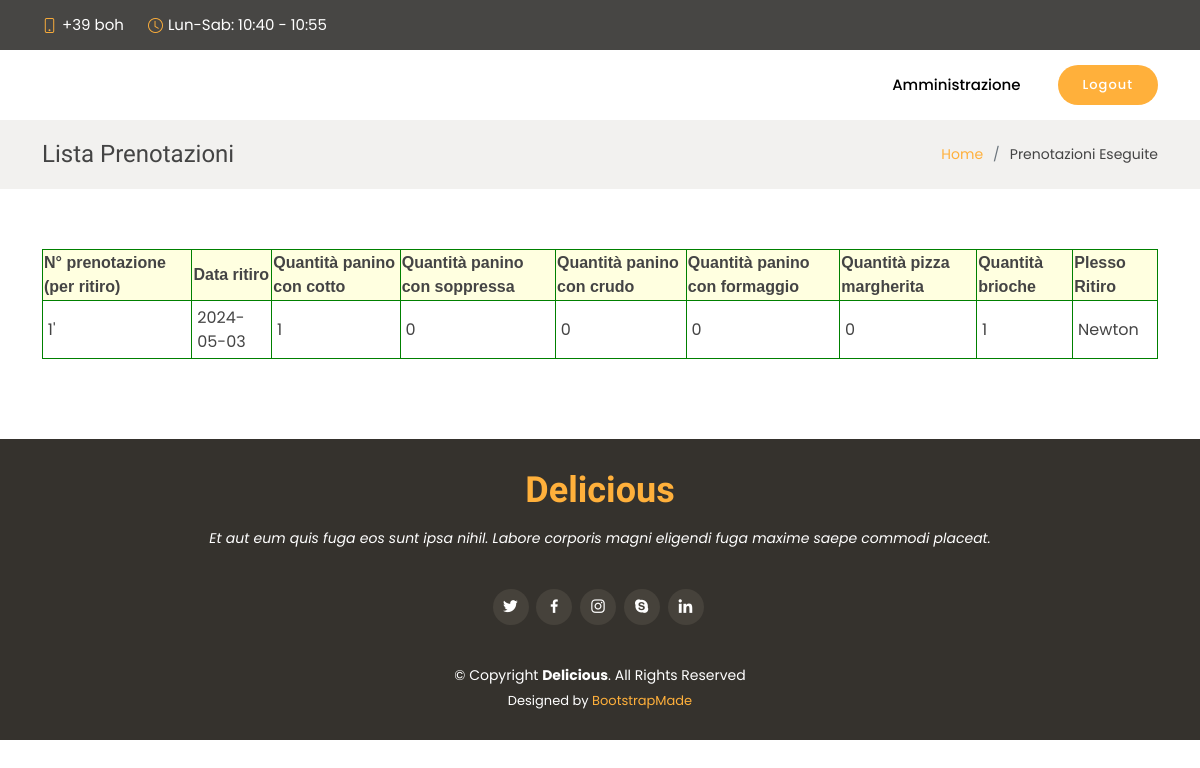
Screenshot of /prenotazioni.php (signed in) with the database file from the repository.
### tables this page shows
CREATE TABLE `prenotazioni` (
  `n_prenotazione` int(11) NOT NULL,
  `data_ritiro` date NOT NULL,
  `username` varchar(30) NOT NULL COMMENT 'username che ha eseguito la prenotazione',
  `Panino con cotto` varchar(30) NOT NULL,
  `Pizza Margherita` varchar(30) NOT NULL,
  `Panino con soppressa` varchar(30) NOT NULL,
  `Panino con crudo` varchar(30) NOT NULL,
  `Panino con formaggio` varchar(30) NOT NULL,
  `Brioche` varchar(30) NOT NULL,
  `plesso_ritiro` varchar(10) NOT NULL
);

### prenotazioni.php (the view, shortened to what this page needs)
<!DOCTYPE html>
<html lang="en">
<head>
  <link href="assets/vendor/animate.css/animate.min.css" rel="stylesheet">
  <link href="assets/vendor/bootstrap/css/bootstrap.min.css" rel="stylesheet">
  <link href="assets/vendor/bootstrap-icons/bootstrap-icons.css" rel="stylesheet">
  <link href="assets/vendor/boxicons/css/boxicons.min.css" rel="stylesheet">
  <link href="assets/vendor/glightbox/css/glightbox.min.css" rel="stylesheet">
  <link href="assets/vendor/swiper/swiper-bundle.min.css" rel="stylesheet">
  <link href="assets/css/style.css" rel="stylesheet">
</head>
<body>
  <section id="topbar" class="d-flex align-items-center fixed-top ">
    <div class="container-fluid container-xl d-flex align-items-center justify-content-center justify-content-lg-start">
      <i class="bi bi-phone d-flex align-items-center"><span>+39 boh</span></i>
      <i class="bi bi-clock ms-4 d-none d-lg-flex align-items-center"><span>Lun-Sab: 10:40 - 10:55</span></i>
    </div>
  </section>
  <header id="header" class="fixed-top d-flex align-items-center header-transparent">
    <div class="container-fluid container-xl d-flex align-items-center justify-content-between">
      <div class="logo me-auto">
        <h1><a href="index.html">Bar NP</a></h1>
      </div>
      <nav id="navbar" class="navbar order-last order-lg-0">
        <ul>
          <?php
              try {
                if($_SESSION["AUTENTICATO"]=="ok"){
                  $connessione = mysqli_connect("localhost", "root", "root", "panini");
                  $sql = "SELECT * FROM utente WHERE username='$_SESSION[USER]';";
                  $risultato = $connessione->query($sql);
                  $array=$risultato->fetch_assoc();
                  if($array["ruolo"]=="admin"){
                    ?>
                          <li class="dropdown"><a href="#"><span style="color: black;">Amministrazione</span> <i class="bi bi-chevron-down"></i></a>
                              </li>
                    <?php
                  }
                }
              }catch (Exception $e) {
              }
          ?>
        </ul>
      </nav>
      <a href="php/logout.php" class="book-a-table-btn scrollto">Logout</a>
    </div>
  </header>
  <main id="main">
    <section class="breadcrumbs">
      <div class="container">
        <div class="d-flex justify-content-between align-items-center">
          <h2>Lista Prenotazioni</h2>
          <ol>
            <li><a href="index.php">Home</a></li>
            <li>Prenotazioni Eseguite</li>
          </ol>
        </div>
      </div>
    </section>
    <section class="inner-page">
      <div class="container">
      <?php
	try {
		$connessione = mysqli_connect("localhost", "root", "root", "panini");
		$sql ="SELECT * FROM prenotazioni WHERE username='$_SESSION[USER]'";
		$risultato = $connessione->query($sql);
		$num_righe = $risultato->num_rows;
		if ($num_righe > 0) {
			echo "<table id='utenti' class='tabella'>
				<tr>
					<th>N° prenotazione (per ritiro)</th>
					<th>Data ritiro</th>
					<th>Quantità panino con cotto</th>
          <th>Quantità panino con soppressa</th>
          <th>Quantità panino con crudo</th>
          <th>Quantità panino con formaggio</th>
          <th>Quantità pizza margherita</th>
          <th>Quantità brioche</th>
          <th>Plesso Ritiro</th>
				</tr>";
			while ($arr = $risultato->fetch_assoc()) {
				$riga="<tr><td>".$arr['n_prenotazione']."'</td><td>".$arr["data_ritiro"]."</td><td>".$arr["Panino con cotto"]."</td><td>".$arr["Panino con soppressa"]."</td><td>".$arr["Panino con crudo"]."</td><td>".$arr["Panino con formaggio"]."</td><td>".$arr["Pizza Margherita"]."</td><td>".$arr["Brioche"]."</td><td>".$arr["plesso_ritiro"]."</td></tr>";
				echo $riga;
			}
			echo "</table>";
		}
	}
	catch (Exception $e) {
	}
?>
      </div>
    </section>
  </main>
  <footer id="footer">
    <div class="container">
      <h3>Delicious</h3>
      <p>Et aut eum quis fuga eos sunt ipsa nihil. Labore corporis magni eligendi fuga maxime saepe commodi placeat.</p>
      <div class="social-links">
        <a href="#" class="twitter"><i class="bx bxl-twitter"></i></a>
        <a href="#" class="facebook"><i class="bx bxl-facebook"></i></a>
        <a href="#" class="instagram"><i class="bx bxl-instagram"></i></a>
        <a href="#" class="google-plus"><i class="bx bxl-skype"></i></a>
        <a href="#" class="linkedin"><i class="bx bxl-linkedin"></i></a>
      </div>
      <div class="copyright">
        &copy; Copyright <strong><span>Delicious</span></strong>. All Rights Reserved
      </div>
      <div class="credits">
        Designed by <a href="https://bootstrapmade.com/">BootstrapMade</a>
      </div>
    </div>
  </footer>
</body>
</html>

### assets/css/style.css (style rules this page uses)
body { font-family: "Poppins", sans-serif; color: #444444; }
a { text-decoration: none; color: #ffb03b; }
h1, h2, h3, h4, h5, h6 { font-family: "Satisfy", sans-serif; }
#topbar { padding: 0; font-size: 15px; height: 50px; transition: all 0.5s; background: rgba(26, 24, 22, 0.8); z-index: 996; color: rgba(255, 255, 255, 0.7); }
#topbar i { color: #ffb03b; line-height: 0; }
#topbar i span { color: #fff; font-style: normal; padding-left: 5px; }
#header { top: 50px; height: 70px; z-index: 997; transition: all 0.5s; padding: 10px 0; background: rgba(26, 24, 22, 0.85); }
#header.header-transparent { background: transparent; }
#header .logo h1 { font-size: 28px; margin: 0; line-height: 1; font-weight: 400; letter-spacing: 3px; }
#header .logo h1 a, #header .logo h1 a:hover { color: #fff; text-decoration: none; }
.book-a-table-btn { background: #ffb03b; color: #fff; border-radius: 50px; margin: 0 0 0 20px; padding: 10px 25px; font-size: 13px; font-weight: 500; letter-spacing: 1px; transition: 0.3s; white-space: nowrap; }
.navbar { padding: 0; }
.navbar ul { margin: 0; padding: 0; display: flex; list-style: none; align-items: center; }
.navbar li { position: relative; }
.navbar a, .navbar a:focus { display: flex; align-items: center; justify-content: space-between; padding: 10px 0 10px 24px; font-size: 15px; font-weight: 500; color: white; white-space: nowrap; transition: 0.3s; }
.navbar a i, .navbar a:focus i { font-size: 12px; line-height: 0; margin-left: 5px; }
section { padding: 60px 0; }
.breadcrumbs { padding: 20px 0; background-color: #f2f1ef; min-height: 40px; margin-top: 120px; }
.breadcrumbs h2 { font-size: 24px; font-weight: 300; margin: 0; }
.breadcrumbs ol { display: flex; flex-wrap: wrap; list-style: none; padding: 0; margin: 0; font-size: 14px; }
.breadcrumbs ol li+li { padding-left: 10px; }
.breadcrumbs ol li+li::before { display: inline-block; padding-right: 10px; color: #6c757d; content: "/"; }
#footer { background: #35322d; color: #fff; font-size: 14px; text-align: center; padding: 30px 0; }
#footer h3 { font-size: 36px; font-weight: 700; color: #ffb03b; position: relative; padding: 0; margin: 0 0 15px 0; }
#footer p { font-size: 15; font-style: italic; padding: 0; margin: 0 0 40px 0; }
#footer .social-links { margin: 0 0 40px 0; }
#footer .social-links a { font-size: 18px; display: inline-block; background: #46423b; color: #fff; line-height: 1; padding: 8px 0; margin-right: 4px; border-radius: 50%; text-align: center; width: 36px; height: 36px; transition: 0.3s; }
#footer .copyright { margin: 0 0 5px 0; }
#footer .credits { font-size: 13px; }
.tabella { border-collapse: collapse; margin-bottom: 20px; }
.tabella th { border: 1px solid green; height: 3em; margin-bottom: 20px; background-color: lightyellow; font-family: sans-serif; }
.tabella td { border: 1px solid green; padding: 0.3em; }

### rows the page displays
prenotazioni: n_prenotazione "1", data_ritiro "2024-05-03", Panino con cotto "1", Panino con soppressa "0", Panino con crudo "0", Panino con formaggio "0", Pizza Margherita "0", Brioche "1", plesso_ritiro "Newton"
